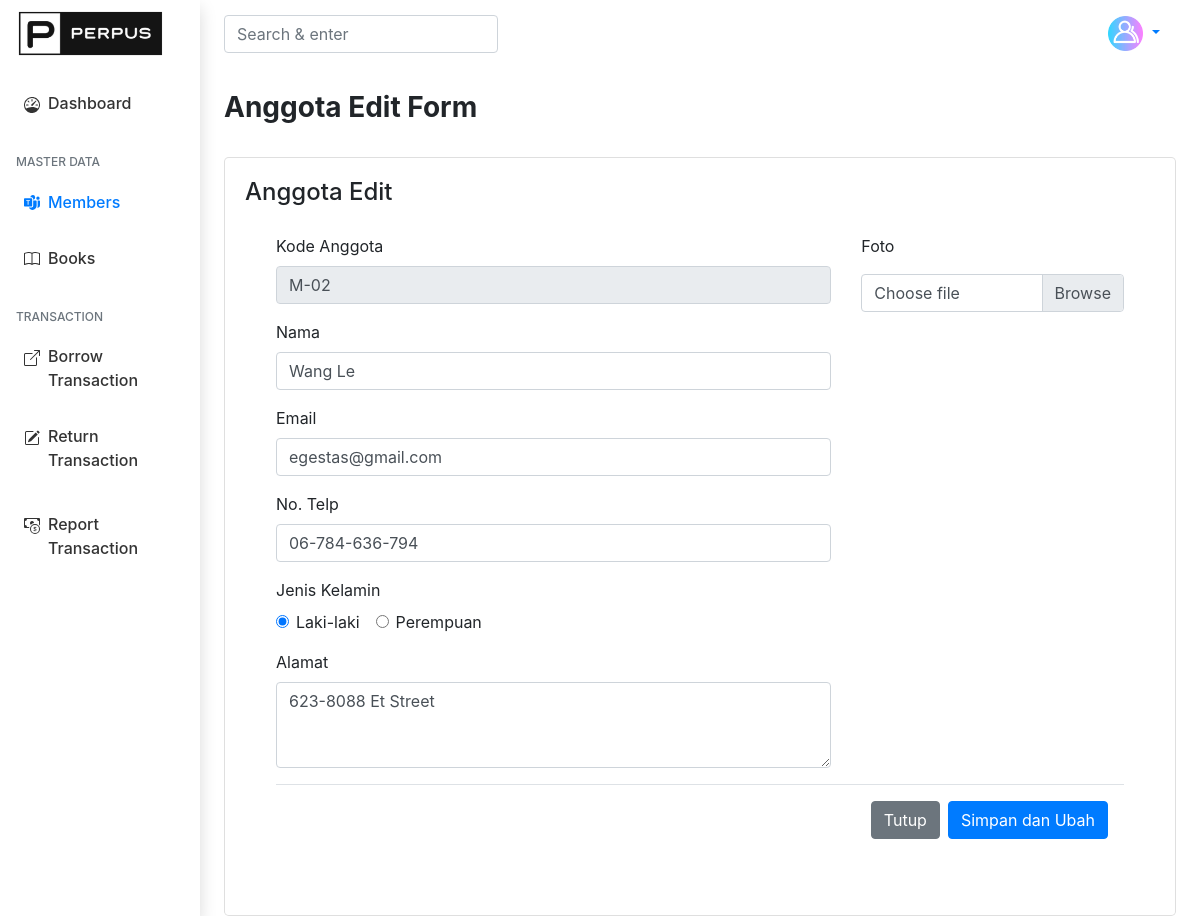
/src/members/member_edit.php?id=2 (signed in), run on the app's committed database.
### tables this page shows
CREATE TABLE `anggota` (
  `id_anggota` int(11) NOT NULL,
  `kode_anggota` varchar(10) NOT NULL,
  `nama` varchar(50) NOT NULL,
  `email` varchar(75) NOT NULL,
  `telp` varchar(15) NOT NULL,
  `alamat` text NOT NULL,
  `foto` varchar(255) DEFAULT NULL,
  `jenis_kelamin` enum('L','P') NOT NULL
);

### src/members/member_edit.php (the view, shortened to what this page needs)
<?php
include_once '../../config.php';
$member_id = $_GET['id'];
$memberById = mysqli_query($conn, "SELECT * FROM anggota WHERE id_anggota = '$member_id'");
$member = mysqli_fetch_assoc($memberById);
?>
<!doctype html>
<html lang="en">
<head>
    <link rel="stylesheet" href="https://cdn.jsdelivr.net/npm/bootstrap@4.6.2/dist/css/bootstrap.min.css">
    <link href="../../assets/css/styles.css" rel="stylesheet">
</head>
<body>
    <div class="container-fluid">
        <div class="row">
            <nav id="sidebarMenu" class="col-md-3 col-lg-2 d-md-block sidebar collapse shadow pt-2">
                <div class="logo pl-3">
                    <a href="dashboard.php">
                        <img src="../../assets/img/logo2.png" width="150" alt="">
                    </a>
                </div>
                <div class="sidebar-sticky pt-3">
                    <ul class="nav flex-column">
                        <div class="menu-sidebar p-2 ">
                            <li class="nav-item ">
                                <a class="nav-link d-flex " href="../dashboard.php">
                                    <div class="icon align-middle">
                                    </div>
                                    <div class=" ml-2 text">
                                        <span>Dashboard</span>
                                    </div>
                                </a>
                            </li>
                        </div>
                    </ul>
                    <h6 class="sidebar-heading d-flex justify-content-between align-items-center px-3 mt-4 mb-1 text-muted">
                        <span>Master Data</span>
                    </h6>
                    <ul class="nav flex-column mb-2">
                        <div class="menu-sidebar p-2 ">
                            <li class="nav-item">
                                <a class="nav-link active d-flex" href="members.php">
                                    <div class="icon align-middle">
                                    </div>
                                    <div class=" ml-2 text">
                                        <span>Members</span>
                                    </div>
                                </a>
                            </li>
                        </div>
                        <div class="menu-sidebar p-2 ">
                            <li class="nav-item">
                                <a class="nav-link d-flex" href="../books/books.php">
                                    <div class="icon align-middle">
                                    </div>
                                    <div class=" ml-2 text">
                                        <span>Books</span>
                                    </div>
                                </a>
                            </li>
                        </div>
                    </ul>
                    <h6 class="sidebar-heading d-flex justify-content-between align-items-center px-3 mt-4 mb-1 text-muted">
                        <span>Transaction</span>
                    </h6>
                    <ul class="nav flex-column mb-2 ">
                        <div class="menu-sidebar p-2 ">
                            <li class="nav-item">
                                <a class="nav-link d-flex" href="../transaction/borrows/borrows.php">
                                    <div class="icon align-middle">
                                    </div>
                                    <div class=" ml-2 text">
                                        <span>Borrow Transaction</span>
                                    </div>
                                </a>
                            </li>
                        </div>
                        <div class="menu-sidebar p-2 ">
                            <li class="nav-item">
                                <a class="nav-link d-flex" href="../transaction/returns/returns.php">
                                    <div class="icon align-middle">
                                    </div>
                                    <div class=" ml-2 text">
                                        <span>Return Transaction</span>
                                    </div>
                                </a>
                            </li>
                        </div>
                    </ul>
                    <ul class="nav flex-column">
                        <div class="menu-sidebar p-2 ">
                            <li class="nav-item">
                                <a class="nav-link d-flex" href="../transaction/reports/reports.php">
                                    <div class="icon align-middle">
                                    </div>
                                    <div class=" ml-2 text">
                                        <span>Report Transaction</span>
                                    </div>
                                </a>
                            </li>
                        </div>
                    </ul>
                </div>
            </nav>
            <main role="main" class="col-md-9 ml-sm-auto col-lg-10 px-md-4 pt-2">
                <div class="d-flex justify-content-between">
                    <form class="form-inline my-2 my-lg-0">
                        <input class="form-control mr-sm-2" type="search" placeholder="Search & enter" aria-label="Search">
                    </form>
                    <li class="nav-item dropdown list-unstyled pr-0 pl-0">
                        <a class="nav-link dropdown-toggle" href="#" id="navbarDropdown" role="button" data-toggle="dropdown" aria-haspopup="true" aria-expanded="false">
                            <img width="35" src="../../assets/img/default.png" alt="">
                        </a>
                    </li>
                </div>
                <div class=" justify-content-between flex-wrap flex-md-nowrap align-items-center pt-3 pb-2 mb-3 mt-3">
                    <div class="greetings">
                        <h3 class="font-weight-bolder">Anggota Edit Form</h3>
                    </div>
                </div>
                <div class="row">
                    <div class="col-12">
                        <div class="card rounded-lg">
                            <div class="card-body">
                                <div>
                                    <div class="mb-4">
                                        <div class="header-table d-flex justify-content-between">
                                            <h4 class="card-title">Anggota Edit</h4>
                                        </div>
                                        <form action="member_crud.php" method="POST" enctype="multipart/form-data">
                                            <div class="modal-body">
                                                <div class="container">
                                                    <div class="row">
                                                        <div class="col-md-8">
                                                            <div class="form-group">
                                                                <label for="kode_anggota">Kode Anggota</label>
                                                                <input type="text" class="form-control submit" id="kode_anggota" name="kode_anggota" value="<?= $member['kode_anggota'] ?>" disabled>
                                                            </div>
                                                            <div class="form-group">
                                                                <label for="nama">Nama</label>
                                                                <input type="text" class="form-control submit" id="nama" name="nama" value="<?= $member['nama'] ?>" required>
                                                            </div>
                                                            <div class="form-group">
                                                                <label for="email">Email</label>
                                                                <input type="email" class="form-control" id="email" name="email" value="<?= $member['email'] ?>" required>
                                                            </div>
                                                            <div class="form-group">
                                                                <label for="telp">No. Telp</label>
                                                                <input type="text" class="form-control" id="telp" name="telp" value="<?= $member['telp'] ?>" required>
                                                            </div>
                                                            <div class="form-group">
                                                                <label for="telp">Jenis Kelamin</label>
                                                                <div class="radio-btn d-flex">
                                                                    <div class="form-check mr-3">
                                                                        <input class="form-check-input" type="radio" name="jenis_kelamin" id="jenis_kelamin1" value="L" <?= ($member['jenis_kelamin'] === "L") ? 'checked' : ''; ?>>
                                                                        <label class="form-check-label" for="jenis_kelamin1">
                                                                            Laki-laki
                                                                        </label>
                                                                    </div>
                                                                    <div class="form-check">
                                                                        <input class="form-check-input" type="radio" name="jenis_kelamin" id="jenis_kelamin2" value="P" <?= ($member['jenis_kelamin'] === "P") ? 'checked' : ''; ?>>
                                                                        <label class="form-check-label" for="jenis_kelamin2">
                                                                            Perempuan
                                                                        </label>
                                                                    </div>
                                                                </div>
                                                            </div>
                                                            <div class="form-group">
                                                                <label for="alamat">Alamat</label>
                                                                <textarea id="alamat" name="alamat" class="form-control" rows="3" required><?= $member['alamat'] ?></textarea>
                                                            </div>
                                                        </div>
                                                        <div class="col-md-4 mr-auto justify-content-center align-items-center">
                                                            <div class="img">
                                                                <label for="images">Foto</label>
                                                            </div>
                                                            <div class="form-group input-group mt-2">
                                                                <div class="custom-file">
                                                                    <label class="custom-file-label" for="image">Choose file</label>
                                                                </div>
                                                            </div>
                                                        </div>
                                                    </div>
                                                    <div class="modal-footer">
                                                        <button type="button" class="btn btn-secondary" data-dismiss="modal">Tutup</button>
                                                        <button type="submit" class="btn btn-primary" name="submit" value='update'>
                                                            Simpan dan Ubah
                                                        </button>
                                                    </div>
                                                </div>
                                            </div>
                                        </form>
                                    </div>
                                </div>
                            </div>
                        </div>
                    </div>
                </div>
            </main>
        </div>
    </div>
</body>
</html>

### assets/css/styles.css (style rules this page uses)
.sidebar { position: fixed; top: 0; bottom: 0; left: 0; z-index: 100; padding: 48px 0 0; box-shadow: inset -1px 0 0 rgba(0, 0, 0, .1); }
.sidebar-sticky { position: relative; top: 0; height: calc(100vh - 48px); padding-top: .5rem; overflow-x: hidden; overflow-y: auto; }
.sidebar .nav-link { font-weight: 500; color: #333; }
.sidebar .nav-link.active { color: #007bff; }
.sidebar-heading { font-size: .75rem; text-transform: uppercase; }

### data on the page
anggota: kode_anggota "M-02", nama "Wang Le", email "egestas@gmail.com", telp "06-784-636-794", jenis_kelamin "☑ Laki-laki", jenis_kelamin "☐ Perempuan", alamat "623-8088 Et Street"
